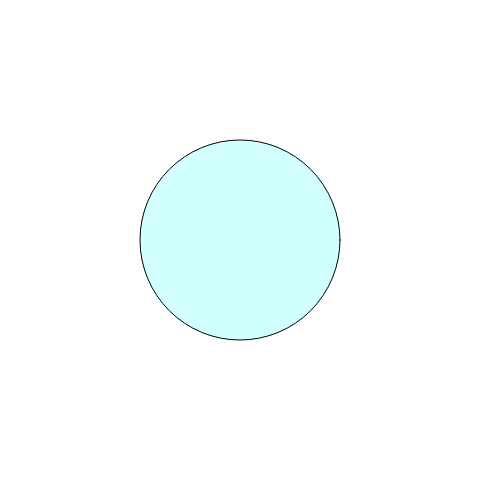
Frame 1 (no input)
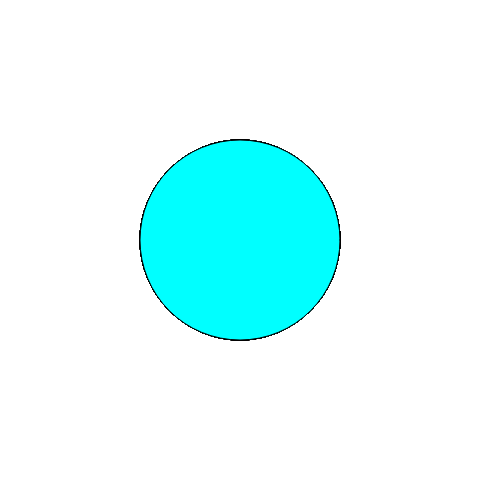
Frame 60 (no input)
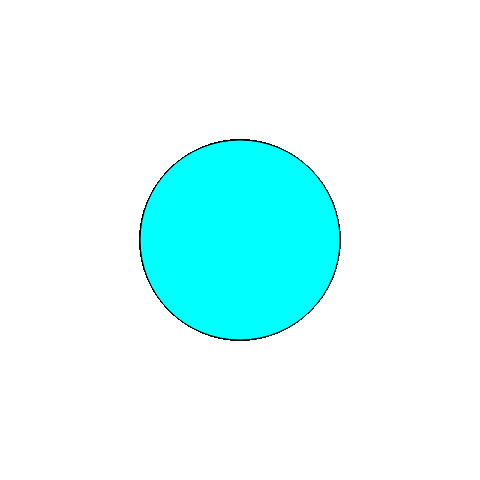
Frame 120 (the mouse pressed at the canvas centre since frame 60)

The p5.js sketch that drew these frames (run headless with seeded random() and noise() and a simulated clock; from frame 60 on, the mouse is pressed at the canvas centre):

// p5.js sketch
// ── sketch.js
// Learning Processing
// Daniel Shiffman
// http://www.learningprocessing.com

// Example 1-1: stroke and fill
var c = 40;
var amplitude = 100;
var period = 120;
function setup() {
  createCanvas(480, 480);

}

function draw() {
  var x = amplitude * sin(TWO_PI * frameCount / period);
var color = c*x;
  fill(color,255,255);
  ellipse(width/2,height/2,200,200);

}
